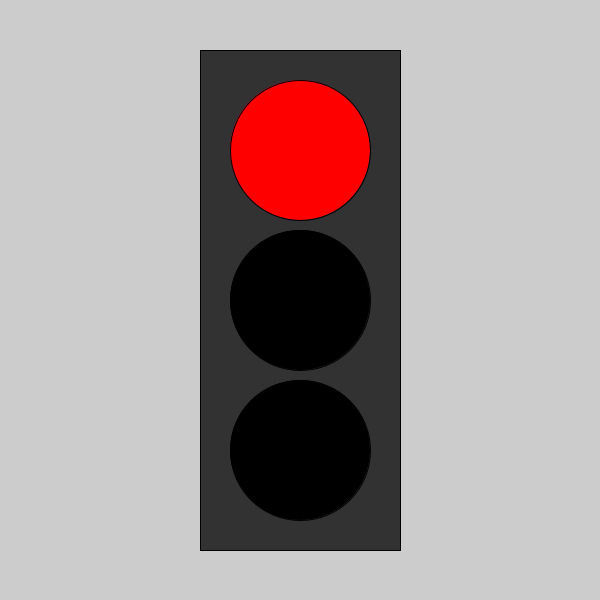
Frame 1 (no input)
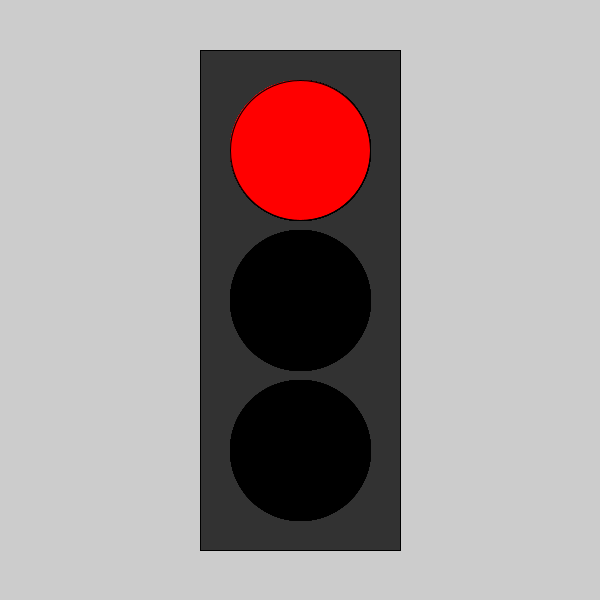
Frame 60 (the mouse pressed at the canvas centre just before this capture)
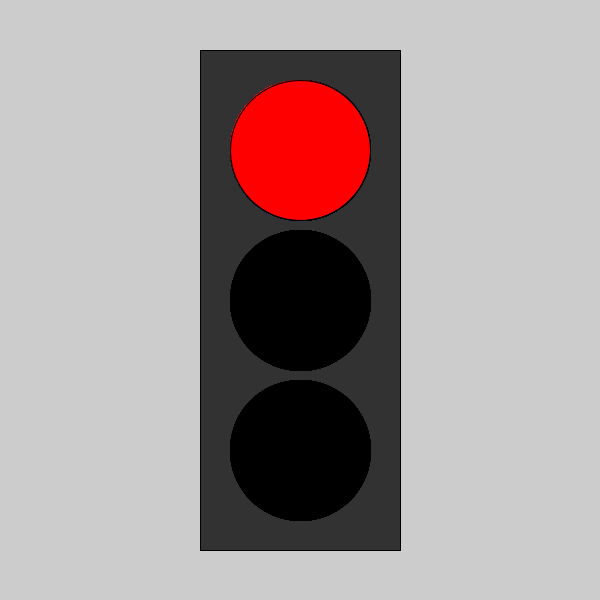
Frame 120 (the mouse held since frame 60 and released just before this capture)

The Processing sketch that drew these frames (run headless with seeded random() and noise(); from frame 60 on, the mouse is pressed at the canvas centre):

// Processing sketch: Task6
// ── Task6.pde
int red = color(255,0,0);
int yellow = color(255,255,0);
int green = color(0,255,0);
int off = color(0,0,0);
int top, middle, bottom;
 void setup() {
   size(600,600);
   fill(50);
   rectMode(CENTER);
   rect(width/2,height/2,200,500);
 }
 void draw() {
   int timer = frameCount%600;
   if (timer>140 && timer<=170) {
     top = red;
     middle = yellow;
     bottom = off;
   }
   else if (timer>170 && timer<=420) {
     top = off;
     middle = off;
     bottom = green;
   }
   else if (timer>420 && timer<450) {
     top = off;
     middle = yellow;
     bottom = off;
   }
   else {
     top = red;
     middle = off;
     bottom = off;
   }
   fill(top);
   ellipse(width/2,(height/2)-150,140,140);
   fill(middle);
   ellipse(width/2,(height/2),140,140);
   fill(bottom);
   ellipse(width/2,(height/2)+150,140,140);
 }
